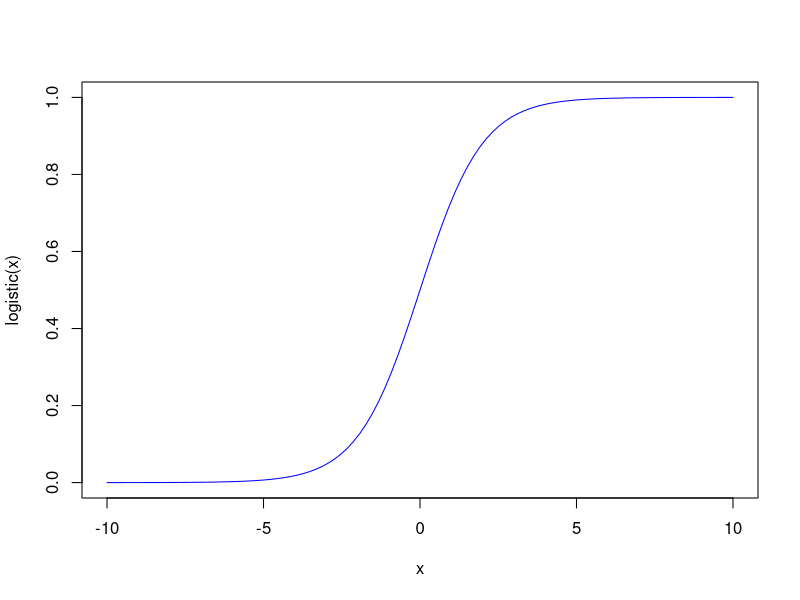
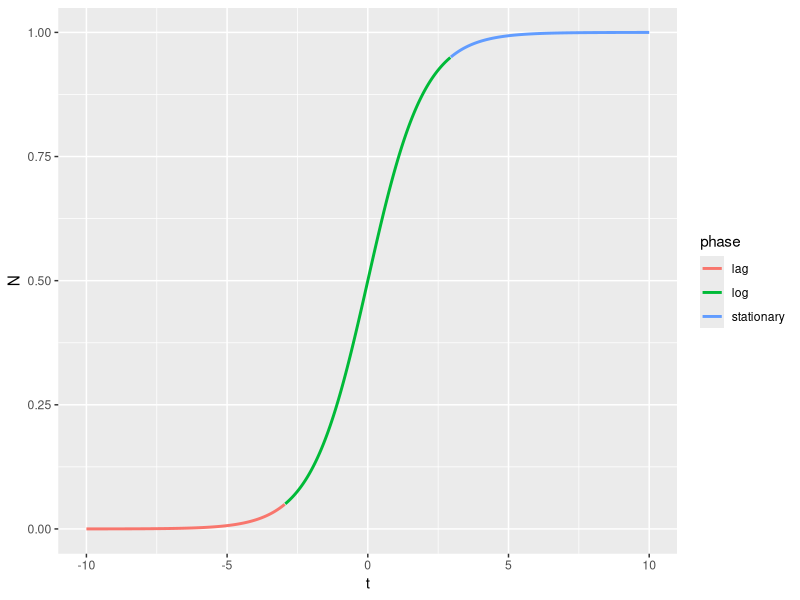
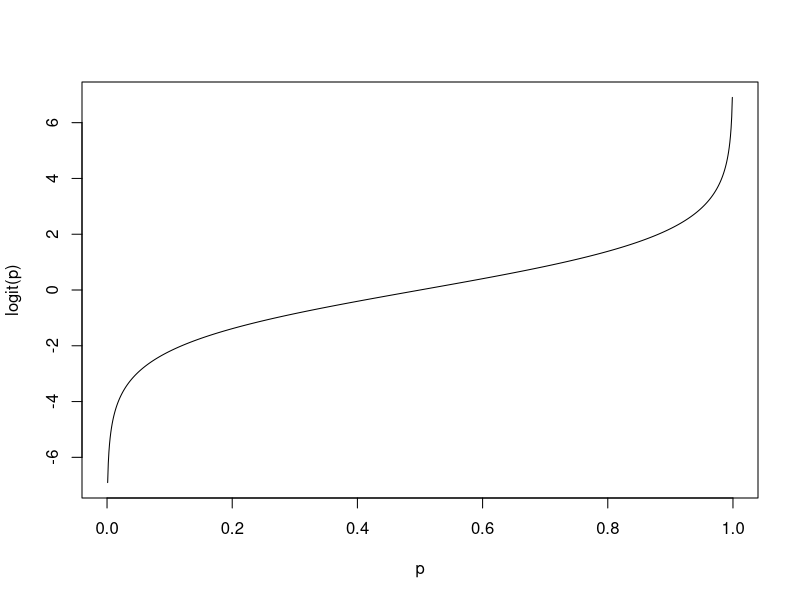
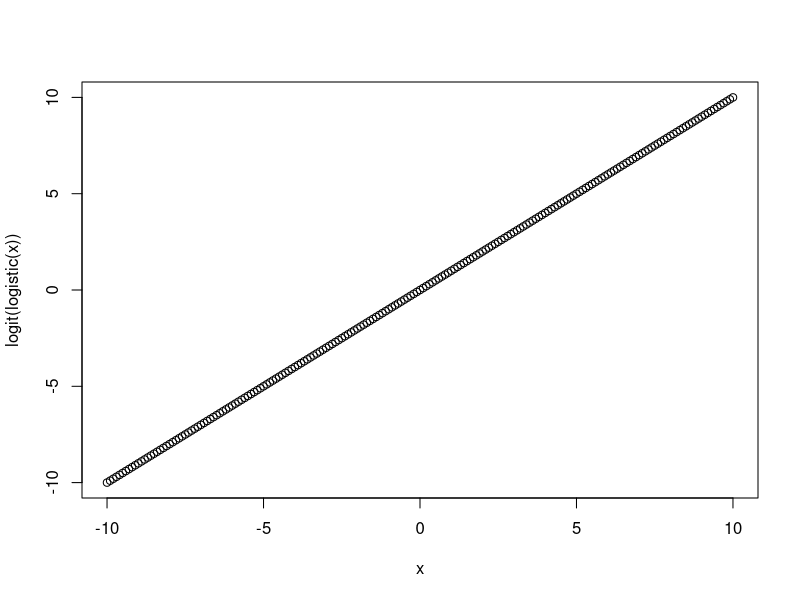

Generate these figures, in order, with R:
## ---- chunk 1
logistic <- function(t) 1 / (1 + exp(-t))
## ---- chunk 2
x <- seq(-10, 10, length=100)
plot(x, logistic(x), col="blue", type='l')

# x <- seq(-10, 10, length=100)
# plot(x, 1-1/(1 + exp(x)), type='l', col="red")
# lines(x, 1 / (1 + exp(-x)), col="blue", lwd=3, lty=2)
## ---- chunk 3
library(ggplot2)

growth <- function(t, K, C, r) K / (1 + C * K * exp(-r * t))

num_timeslices <- 1000
df <- data.frame(t=seq(-10, 10, length=num_timeslices))
df$N <- growth(df$t, K=1, C=1, r=1)
df$phase <- cut(df$N, breaks=c(0, 0.05, 0.95, 1.0), labels=c("lag", "log", "stationary"), include.lowest=TRUE)
ggplot(df, aes(x=t, y=N, col=phase)) + geom_line(size=1)

## ---- chunk 4
logit <- function(p) log(p/(1-p))
## ---- chunk 5
p <- seq(0,1, length=1000)
plot(p, logit(p), type='l')
## ---- chunk 6
x <- seq(-10, 10, length=201)
plot(x, logit(logistic(x)))
